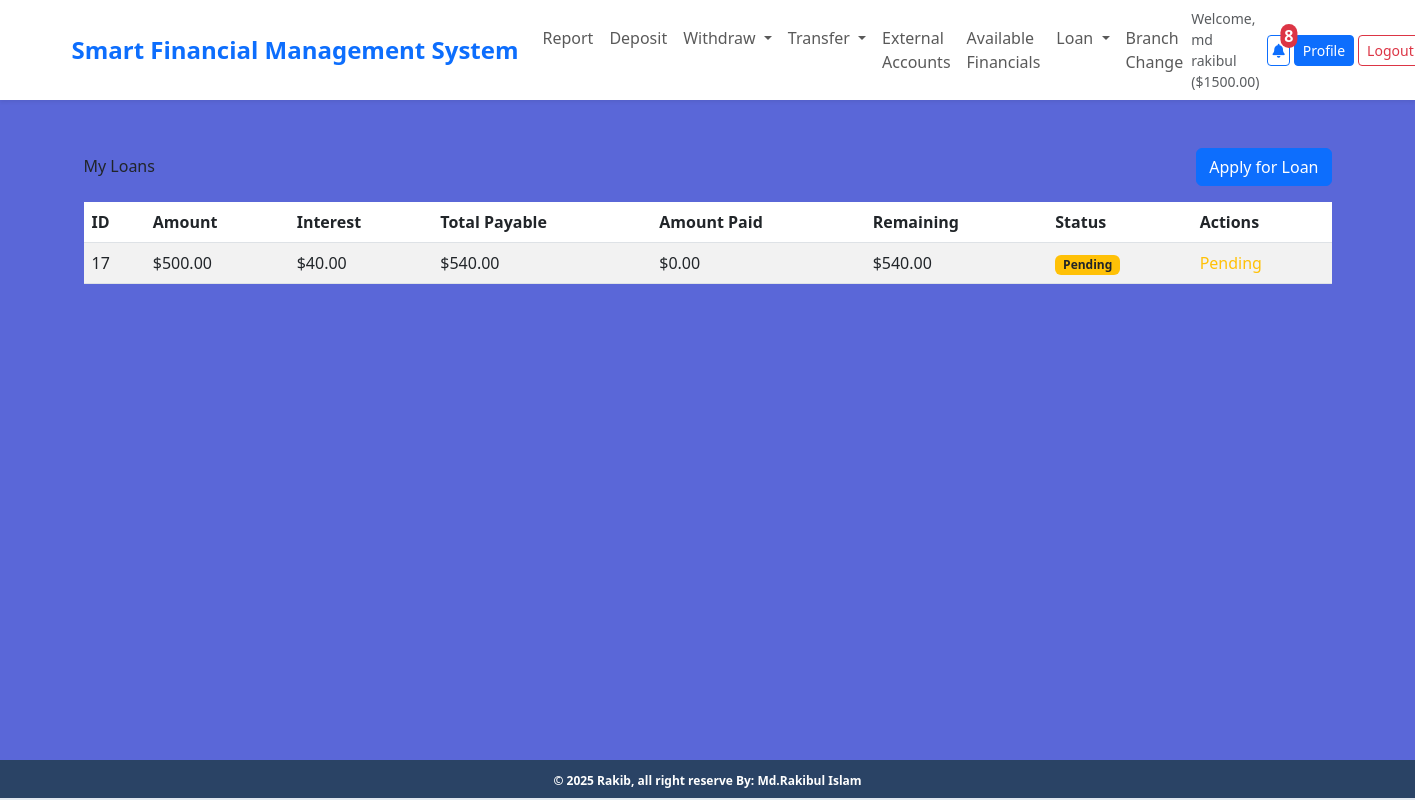
The app's page /transactions/loans/ (signed in) with its own data.
### accounts/models.py (models this page shows, shortened)
class UserBankAccount(models.Model):
    ROLE_CHOICES = [
        ('Admin', 'Admin'),
        ('Staff', 'Staff'),
        ('Customer', 'Customer'),
    ]
    user = models.OneToOneField(User, related_name='account', on_delete=models.CASCADE)
    bank = models.ForeignKey(Bank, on_delete=models.CASCADE, related_name='accounts')
    branch = models.ForeignKey(Branch, on_delete=models.CASCADE, related_name='accounts', null=True, blank=True)
    account_type = models.CharField(max_length=10, choices=ACCOUNT_TYPE)
    role = models.CharField(max_length=10, choices=ROLE_CHOICES, default='Customer')
    account_no = models.IntegerField(unique=True) # account no duijon user er kokhono same hobe na
    birth_date = models.DateField(null=True, blank=True)
    gender = models.CharField(max_length=10, choices=GENDER_TYPE)
    initial_deposite_date = models.DateField(auto_now_add=True)
    balance = models.DecimalField(default=0, max_digits=12, decimal_places=2) # ekjon user 12 digit obdi taka rakhte parbe, dui doshomik ghor obdi rakhte parben 1000.50
    is_active = models.BooleanField(default=True)
    @property
    def total_balance(self):
        from decimal import Decimal
        external_balance = self.user.external_accounts.aggregate(
            total=models.Sum('current_balance')
        )['total'] or Decimal('0')
        return self.balance + external_balance

### transactions/models.py (models this page shows, shortened)
class Loan(models.Model):
    STATUS_PENDING = 'PENDING'
    STATUS_APPROVED = 'APPROVED'
    STATUS_REJECTED = 'REJECTED'
    STATUS_PAID = 'PAID'
    STATUS_CHOICES = [
        (STATUS_PENDING, 'Pending'),
        (STATUS_APPROVED, 'Approved'),
        (STATUS_REJECTED, 'Rejected'),
        (STATUS_PAID, 'Paid'),
    ]
    user = models.ForeignKey(UserBankAccount, on_delete=models.CASCADE, related_name='loans')
    amount = models.DecimalField(max_digits=12, decimal_places=2)
    interest_rate = models.DecimalField(max_digits=5, decimal_places=4, default=Decimal('0.08'))
    duration_months = models.PositiveIntegerField(default=12)
    loan_purpose = models.TextField(blank=True)
    total_amount = models.DecimalField(max_digits=14, decimal_places=2, editable=False)
    status = models.CharField(max_length=10, choices=STATUS_CHOICES, default=STATUS_PENDING)
    applied_date = models.DateField(default=timezone.now)
    approved_date = models.DateTimeField(null=True, blank=True)
    paid_date = models.DateTimeField(null=True, blank=True)
    class Meta:
        ordering = ['-applied_date']
    @property
    def interest_amount(self):
        return (self.total_amount - self.amount).quantize(Decimal('0.01'))

### transactions/views.py (the view)
# urls.py: path('loans/', views.loan_list, name='loan_list'),
@login_required
def loan_list(request):
    account = getattr(request.user, 'account', None)
    if account is None:
        messages.error(request, 'No bank account found for your user.')
        return redirect('/')
    loans = Loan.objects.filter(user=account).order_by('-applied_date')
    return render(request, 'transactions/loan_list.html', {'loans': loans})

### notifications/context_processors.py (called while the page is built)
def unread_notifications_count(request):
    if request.user.is_authenticated:
        count = Notification.objects.filter(user=request.user, is_read=False).count()
    else:
        count = 0
    return {'unread_notifications_count': count}

### transactions/templatetags/loan_filters.py (called while the page is built, shortened)
@register.filter(name='sum')
def sum_field(queryset, field):
    total = Decimal('0.00')
    if not queryset:
        return total
    if hasattr(queryset, 'all'):
        queryset = queryset.all()
    return total

@register.filter
def sub(value, arg):
    try:
        return Decimal(str(value)) - Decimal(str(arg))
    except:
        return value

### transactions/templates/transactions/loan_list.html
{% extends 'base.html' %}
{% load static %}
{% load loan_filters %}
{% block content %}
<div class="container py-4">
  <div class="d-flex justify-content-between align-items-center mb-3">
    <h2>My Loans</h2>
    <a href="{% url 'transactions:loan_apply' %}" class="btn btn-primary">Apply for Loan</a>
  </div>
  {% if loans %}
    <div class="row">
      <div class="col-12">
        <div class="table-responsive">
        <div class="table-responsive">
          <table class="table table-striped">
            <thead>
              <tr>
                <th class="text-nowrap">ID</th>
                <th class="text-nowrap">Amount</th>
                <th class="text-nowrap">Interest</th>
                <th class="text-nowrap">Total Payable</th>
                <th class="text-nowrap">Amount Paid</th>
                <th class="text-nowrap">Remaining</th>
                <th class="text-nowrap">Status</th>
                <th class="text-nowrap">Actions</th>
              </tr>
            </thead>
            <tbody>
              {% for loan in loans %}
              {% with paid=loan.payments|sum:"amount" %}
              <tr>
                <td>{{ loan.id }}</td>
                <td>${{ loan.amount }}</td>
                <td>${{ loan.interest_amount }}</td>
                <td>${{ loan.total_amount }}</td>
                <td>${{ paid }}</td>
                <td>${{ loan.total_amount|sub:paid }}</td>
                <td>
                  <span class="badge
                    {% if loan.status == 'APPROVED' %}bg-success
                    {% elif loan.status == 'PENDING' %}bg-warning text-dark
                    {% elif loan.status == 'REJECTED' %}bg-danger
                    {% else %}bg-secondary{% endif %}">
                    {{ loan.get_status_display }}
                  </span>
                </td>
                <td>
                  {% if loan.status == 'APPROVED' %}
                    <a class="btn btn-success btn-sm w-100 mb-1" href="{% url 'transactions:loan_pay' loan.id %}">Pay Loan</a>
                  {% elif loan.status == 'PENDING' %}
                    <span class="text-warning">Pending</span>
                  {% elif loan.status == 'REJECTED' %}
                    <span class="text-danger">Rejected</span>
                  {% else %}
                    <span class="text-success">Paid</span>
                  {% endif %}
                </td>
              </tr>
              {% endwith %}
              {% endfor %}
            </tbody>
          </table>
        </div>
        </div>
      </div>
    </div>
  {% else %}
    <div class="alert alert-info">No loans found. <a href="{% url 'transactions:loan_apply' %}">Apply for a loan</a>.</div>
  {% endif %}
</div>
{% endblock %}

### core/templates/navbar.html (shortened to what this page needs)
<nav class="navbar navbar-expand-lg navbar-light bg-white shadow-sm">
    <div class="container-fluid px-4">
        <a class="navbar-brand fw-bold text-primary fs-4" href="/">Smart Financial Management System</a>
        <div class="collapse navbar-collapse" id="navbarNav">
            {% if request.user.is_authenticated %}
                <ul class="navbar-nav me-auto">
                    <li class="nav-item">
                        <a class="nav-link" href="{% url 'transactions:transaction_report' %}">Report</a>
                    </li>
                    <li class="nav-item">
                        <a class="nav-link" href="{% url 'transactions:deposit_money' %}">Deposit</a>
                    </li>
                    <li class="nav-item dropdown">
                        <a class="nav-link dropdown-toggle" href="#" id="withdrawDropdown" role="button" data-bs-toggle="dropdown" aria-expanded="false">
                            Withdraw
                        </a>
                    </li>
                    <li class="nav-item dropdown">
                        <a class="nav-link dropdown-toggle" href="#" id="transferDropdown" role="button" data-bs-toggle="dropdown" aria-expanded="false">
                            Transfer
                        </a>
                    </li>
                    <li class="nav-item">
                        <a class="nav-link" href="{% url 'external_accounts' %}">External Accounts</a>
                    </li>
                    <li class="nav-item">
                        <a class="nav-link" href="{% url 'banks:bank_list' %}">Available Financials</a>
                    </li>
                    <li class="nav-item dropdown">
                        <a class="nav-link dropdown-toggle" href="#" id="loanDropdown" role="button" data-bs-toggle="dropdown" aria-expanded="false">
                            Loan
                        </a>
                    </li>
                    <li class="nav-item">
                        <a class="nav-link" href="{% url 'branch_change_requests' %}">Branch Change</a>
                    </li>
                </ul>
                <div class="d-flex align-items-center flex-nowrap">
                    <span class="me-2 text-muted d-none d-lg-inline small">Welcome, {{ request.user.first_name }} (${{ request.user.account.total_balance|floatformat:2 }})</span>
                    <a href="{% url 'notifications:notification_list' %}" class="btn btn-outline-primary me-1 btn-sm position-relative p-1" title="Notifications">
                        <i class="fas fa-bell"></i>
                        {% if unread_notifications_count > 0 %}
                            <span class="position-absolute top-0 start-100 translate-middle badge rounded-pill bg-danger fs-6 p-1">{{ unread_notifications_count }}</span>
                        {% endif %}
                    </a>
                    <a href="{% url 'profile' %}" class="btn btn-primary me-1 btn-sm d-none d-sm-inline px-2" title="Profile">Profile</a>
                    <a href="{% url 'logout' %}" class="btn btn-outline-danger btn-sm px-2" title="Logout">Logout</a>
                </div>
            {% else %}
                <div class="d-flex ms-auto">
                    <a href="{% url 'login' %}" class="btn btn-outline-primary me-2">Login</a>
                    <a href="{% url 'register' %}" class="btn btn-primary">Register</a>
                </div>
            {% endif %}
        </div>
    </div>
</nav>

### core/templates/base.html (style rules this page uses)
.container-fluid { width: 100%; padding-left: 15px; padding-right: 15px; margin-left: auto; margin-right: auto; }
@media (min-width: 576px) { .container-fluid { max-width: 540px; } }
@media (min-width: 768px) { .container-fluid { max-width: 720px; } }
@media (min-width: 992px) { .container-fluid { max-width: 960px; } }
@media (min-width: 1200px) { .container-fluid { max-width: 1140px; } }
@media (min-width: 1400px) { .container-fluid { max-width: 1320px; } }
.table-responsive { display: block; width: 100%; overflow-x: auto; -webkit-overflow-scrolling: touch; }

### records on screen
Loan: id "17", amount "500.00", interest_amount "40.00", total_amount "540.00", loan "0.00", total_amount|sub "540.00", status "Pending"

### other values on screen
{{ request.user.first_name }} "md rakibul"
{{ request.user.account.total_balance|floatformat:2 }} "1500.00"
{{ unread_notifications_count }} "8"
